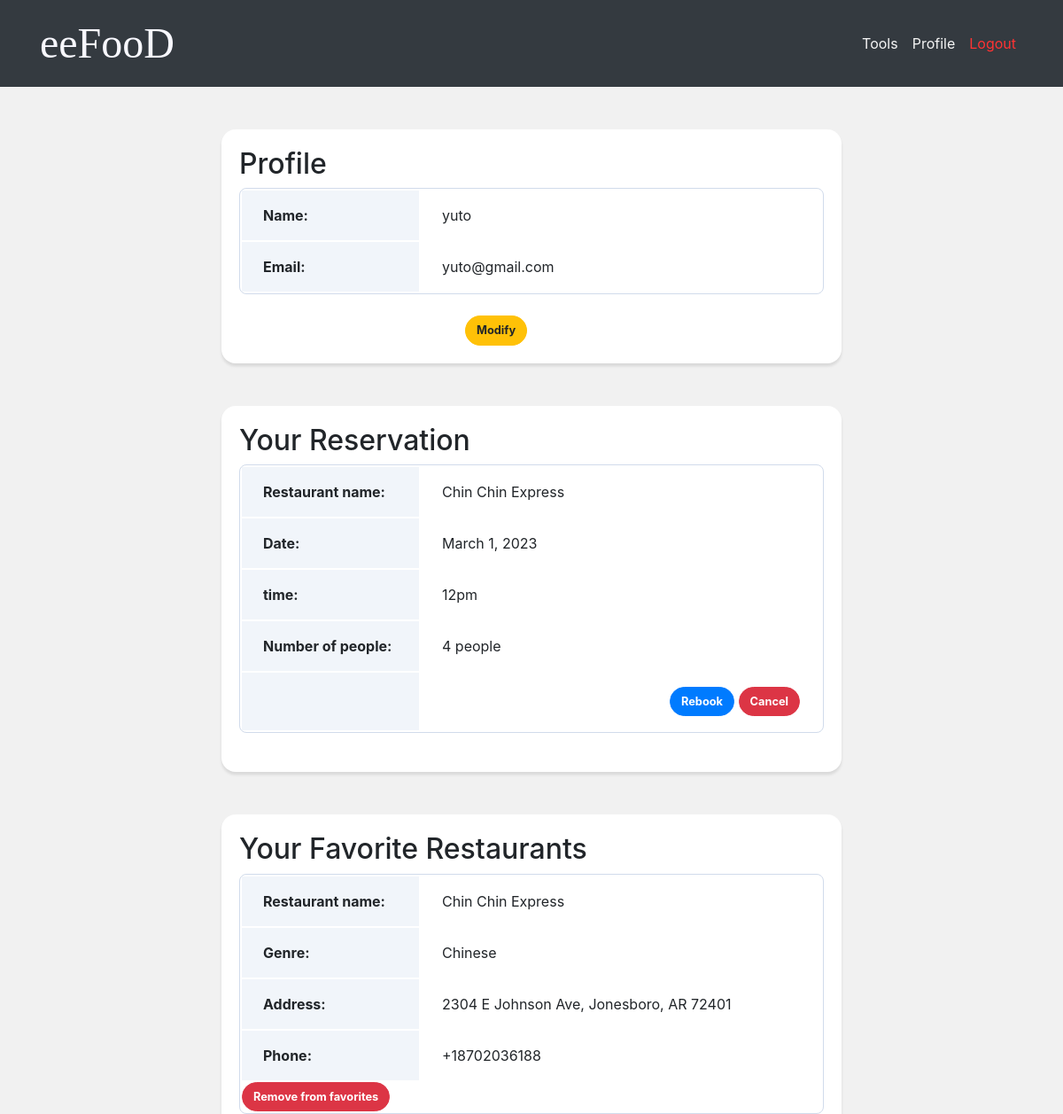
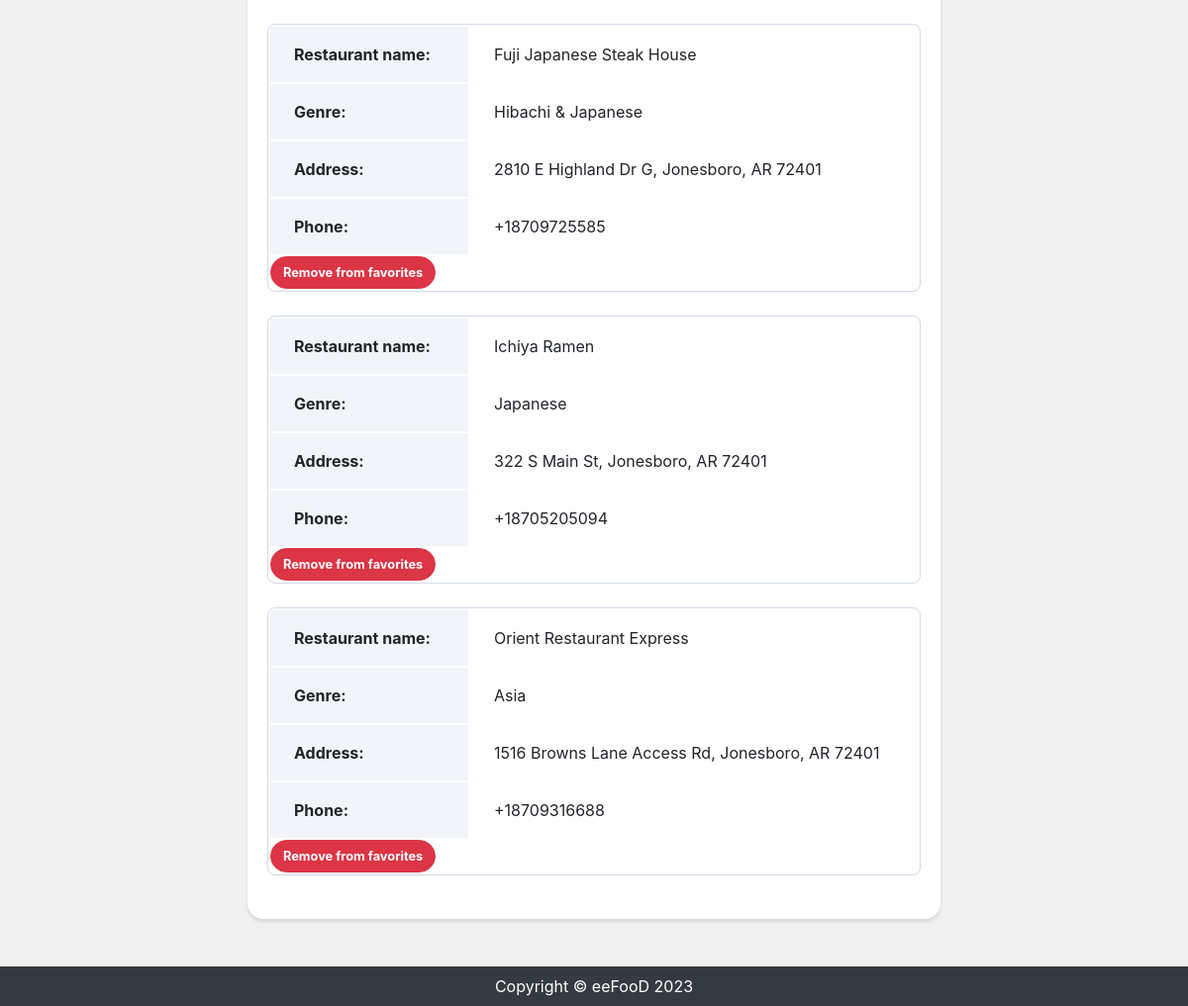
/accounts/profile/ (signed in), run on the app's committed database (2 pictures, top to bottom).
### application/models.py (models this page shows, shortened)
class Reservation(models.Model):
    restaurant = models.ForeignKey(
        Restaurants,
        on_delete=models.CASCADE
    )
    name = models.ForeignKey(
        settings.AUTH_USER_MODEL,
        on_delete=models.CASCADE,
        null=True
    )
    date = models.DateField(
        blank=False,
    )
    time = models.IntegerField(
        verbose_name='time',
        choices=TIME_SCHEDULE,
        default='1'
    )
    num_people = models.IntegerField(
        blank=False,
    )
    def get_time_display(self):
        for time in TIME_SCHEDULE:
            if time[0] == self.time:
                return time[1]
        return ''

class Restaurants(models.Model):
    name = models.CharField(
        max_length=255,
        blank=False,
        null=False,
        primary_key=True
    )
    addr = models.CharField(
        max_length=300,
        blank=False,
        null=False
    )
    table = models.PositiveSmallIntegerField(
        blank=False,
        null=False,
    )
    Genre = models.CharField(
        max_length=255,
        blank=False,
        null=False,
    )
    phone = PhoneNumberField(
        blank=False,
        null=False
    )
    img = models.ImageField(
        blank=True,
        upload_to='media/'
    )
    monday_hours = models.CharField(max_length=50, blank=True, null=True)
    tuesday_hours = models.CharField(max_length=50, blank=True, null=True)
    wednesday_hours = models.CharField(max_length=50, blank=True, null=True)
    thursday_hours = models.CharField(max_length=50, blank=True, null=True)
    friday_hours = models.CharField(max_length=50, blank=True, null=True)
    saturday_hours = models.CharField(max_length=50, blank=True, null=True)
    sunday_hours = models.CharField(max_length=50, blank=True, null=True)
    def __str__(self):
        return self.name

class FavoriteRestaurant(models.Model):
    user = models.ForeignKey(User, on_delete=models.CASCADE)
    restaurant = models.ForeignKey(Restaurants, on_delete=models.CASCADE)
    class Meta:
        unique_together = ('user', 'restaurant')

### accounts/views.py (the view)
# urls.py: path('profile/', views.ProfileView.as_view(), name = 'profile'),
class ProfileView(View):
    def get(self, request, *args, **kwargs):
        user = self.request.user
        reservation = Reservation.objects.filter(name=user)
        favorite_restaurants = FavoriteRestaurant.objects.filter(user=user)
        return render(request, 'accounts/profile.html', {
            'reservation': reservation,
            'favorite_restaurants': favorite_restaurants,
        })

### accounts/templates/accounts/profile.html (shortened to what this page needs)
{% extends 'application/base.html' %}
{% block content %}
<div class="card card-profile my-5 mx-auto">
    <div class="card-body">
        <h2>Profile</h2>
        <table class="profile_table mb-4">
            <tbody>
                <tr>
                    <th class="header">Name:</th>
                    <td class="data">{{ user.username }}</td>
                </tr>
                <tr>
                    <th class="header">Email:</th>
                    <td class="data">{{ user.email }}</td>
                </tr>
            </tbody>
        </table>
        <div class="button mx-auto">
            <a href="{% url 'modification' %}" class= "btn btn-warning">Modify</a>
        </div>
    </div>
</div>
{% if reservation %}
    <div class="card card-profile my-5 mx-auto">
        <div class="card-body">
            <h2>Your Reservation</h2>
            {% for reservation in reservation %}
                <table class="profile_table mb-4">
                    <tbody>
                        <tr>
                            <th class="header">Restaurant name:</th>
                            <td class="data">{{ reservation.restaurant }}</td>
                        </tr>
                        <tr>
                            <th class="header">Date:</th>
                            <td class="data">{{ reservation.date }}</td>
                        </tr>
                        <tr>
                            <th class="header">time:</th>
                            <td class="data">{{ reservation.get_time_display }}</td>
                        </tr>
                        <tr>
                            <th class="header">Number of people:</th>
                            <td class="data">{{ reservation.num_people }} people</td>
                        </tr>
                        <tr>
                            <th class="header"></th>
                            <td class="data">
                                <div class="box" align="right">
                                    <a href="{% url 'reservation_update' reservation.pk %}" class="btn btn-primary">Rebook</a>
                                    <a href="{% url 'reservation_delete' reservation.pk %}" class="btn btn-danger">Cancel</a>
                                </div>
                            </td>
                        </tr>
                    </tbody>
                </table>
            {% endfor %}
        </div>
    </div>
{% endif %}
{% if favorite_restaurants %}
    <div class="card card-profile my-5 mx-auto">
        <div class="card-body">
            <h2>Your Favorite Restaurants</h2>
            {% for favorite in favorite_restaurants %}
                <table class="profile_table mb-4">
                    <tbody>
                        <tr>
                            <th class="header">Restaurant name:</th>
                            <td class="data">{{ favorite.restaurant.name }}</td>
                        </tr>
                        <tr>
                            <th class="header">Genre:</th>
                            <td class="data">{{ favorite.restaurant.Genre }}</td>
                        </tr>
                        <tr>
                            <th class="header">Address:</th>
                            <td class="data">{{ favorite.restaurant.addr }}</td>
                        </tr>
                        <tr>
                            <th class="header">Phone:</th>
                            <td class="data">{{ favorite.restaurant.phone }}</td>
                        </tr>
                        <tr>
                            <td colspan="2">
                                <form method="POST" action="{% url 'favorite_delete' favorite.pk %}">
                                    <button type="submit" class="btn btn-danger">Remove from favorites</button>
                                </form>
                            </td>
                        </tr>
                    </tbody>
                </table>
            {% endfor %}
        </div>
    </div>
{% endif %}
{% endblock %}

### application/static/style.css (style rules this page uses)
* { margin: 0; padding: 0; box-sizing: border-box; }
body { background: #f1f1f1; display: flex; flex-flow: column; min-height: 100vh; }
.card-profile { width: 700px; border: 0; border-radius: 1rem; box-shadow: 0 0.2rem 0.2rem 0 rgba(0, 0, 0, 0.1); }
.button { width: 150px; }
.btn { font-size: 80%; border-radius: 5rem; font-weight: bold; }
.profile_table { width: 100%; border: 1px solid #d1dbeb; border-radius: 8px; border-collapse: separate; overflow: hidden; }
.profile_table .header { width: 200px; padding: 16px 24px; text-align: left; background: #f1f5fa; }
.profile_table .data { padding: 16px 24px; }

### data on the page
Reservation: restaurant "Chin Chin Express", date "March 1, 2023", time "12pm", num_people "4"
FavoriteRestaurant: restaurant.name "Chin Chin Express", restaurant.Genre "Chinese", restaurant.addr "2304 E Johnson Ave, Jonesboro, AR 72401", restaurant.phone "+18702036188"
FavoriteRestaurant: restaurant.name "Fuji Japanese Steak House", restaurant.Genre "Hibachi & Japanese", restaurant.addr "2810 E Highland Dr G, Jonesboro, AR 72401", restaurant.phone "+18709725585"
FavoriteRestaurant: restaurant.name "Ichiya Ramen", restaurant.Genre "Japanese", restaurant.addr "322 S Main St, Jonesboro, AR 72401", restaurant.phone "+18705205094"
FavoriteRestaurant: restaurant.name "Orient Restaurant Express", restaurant.Genre "Asia", restaurant.addr "1516 Browns Lane Access Rd, Jonesboro, AR 72401", restaurant.phone "+18709316688"

### other printed values
{{ user.username }} "yuto"
{{ user.email }} "yuto@gmail.com"
